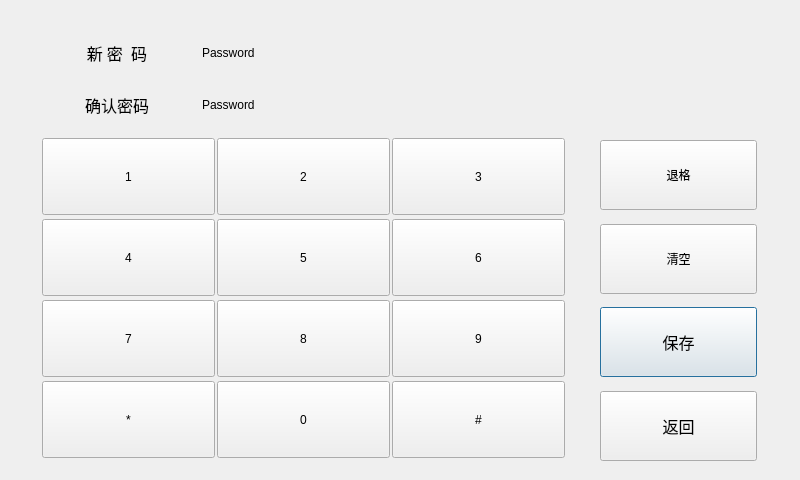
<?xml version="1.0" encoding="UTF-8"?>
<ui version="4.0">
 <class>PasswordSetDialog</class>
 <widget class="QDialog" name="PasswordSetDialog">
  <property name="geometry">
   <rect>
    <x>0</x>
    <y>0</y>
    <width>800</width>
    <height>480</height>
   </rect>
  </property>
  <property name="windowTitle">
   <string>Dialog</string>
  </property>
  <widget class="CommonPushButton" name="pushButtonPwdSetSave">
   <property name="geometry">
    <rect>
     <x>600</x>
     <y>307</y>
     <width>157</width>
     <height>70</height>
    </rect>
   </property>
   <property name="font">
    <font>
     <family>AlArabiya</family>
     <pointsize>12</pointsize>
    </font>
   </property>
   <property name="text">
    <string>保存</string>
   </property>
  </widget>
  <widget class="CommonPushButton" name="pushButtonPwdSetBack">
   <property name="geometry">
    <rect>
     <x>600</x>
     <y>140</y>
     <width>157</width>
     <height>70</height>
    </rect>
   </property>
   <property name="text">
    <string>退格</string>
   </property>
  </widget>
  <widget class="CommonPushButton" name="pushButtonPwdSetNum3">
   <property name="geometry">
    <rect>
     <x>392</x>
     <y>138</y>
     <width>173</width>
     <height>77</height>
    </rect>
   </property>
   <property name="text">
    <string>3</string>
   </property>
  </widget>
  <widget class="CommonPushButton" name="pushButtonPwdSetNum9">
   <property name="geometry">
    <rect>
     <x>392</x>
     <y>300</y>
     <width>173</width>
     <height>77</height>
    </rect>
   </property>
   <property name="text">
    <string>9</string>
   </property>
  </widget>
  <widget class="CommonPushButton" name="pushButtonPwdSetNum6">
   <property name="geometry">
    <rect>
     <x>392</x>
     <y>219</y>
     <width>173</width>
     <height>77</height>
    </rect>
   </property>
   <property name="text">
    <string>6</string>
   </property>
  </widget>
  <widget class="CommonPushButton" name="pushButtonPwdSetNum8">
   <property name="geometry">
    <rect>
     <x>217</x>
     <y>300</y>
     <width>173</width>
     <height>77</height>
    </rect>
   </property>
   <property name="text">
    <string>8</string>
   </property>
  </widget>
  <widget class="CommonPushButton" name="pushButtonPwdSetNum5">
   <property name="geometry">
    <rect>
     <x>217</x>
     <y>219</y>
     <width>173</width>
     <height>77</height>
    </rect>
   </property>
   <property name="text">
    <string>5</string>
   </property>
  </widget>
  <widget class="CommonPushButton" name="pushButtonPwdSetNum2">
   <property name="geometry">
    <rect>
     <x>217</x>
     <y>138</y>
     <width>173</width>
     <height>77</height>
    </rect>
   </property>
   <property name="text">
    <string>2</string>
   </property>
  </widget>
  <widget class="CommonPushButton" name="pushButtonPwdSetNum7">
   <property name="geometry">
    <rect>
     <x>42</x>
     <y>300</y>
     <width>173</width>
     <height>77</height>
    </rect>
   </property>
   <property name="text">
    <string>7</string>
   </property>
  </widget>
  <widget class="CommonPushButton" name="pushButtonPwdSetNum1">
   <property name="geometry">
    <rect>
     <x>42</x>
     <y>138</y>
     <width>173</width>
     <height>77</height>
    </rect>
   </property>
   <property name="text">
    <string>1</string>
   </property>
  </widget>
  <widget class="CommonPushButton" name="pushButtonPwdSetNum4">
   <property name="geometry">
    <rect>
     <x>42</x>
     <y>219</y>
     <width>173</width>
     <height>77</height>
    </rect>
   </property>
   <property name="text">
    <string>4</string>
   </property>
  </widget>
  <widget class="FMyLineEdit" name="lineEditPassword">
   <property name="geometry">
    <rect>
     <x>200</x>
     <y>27</y>
     <width>281</width>
     <height>52</height>
    </rect>
   </property>
   <property name="font">
    <font>
     <weight>50</weight>
     <italic>false</italic>
     <bold>false</bold>
    </font>
   </property>
   <property name="focusPolicy">
    <enum>Qt::ClickFocus</enum>
   </property>
   <property name="autoFillBackground">
    <bool>false</bool>
   </property>
   <property name="styleSheet">
    <string notr="true">border: 0px;
background-color: transparent;</string>
   </property>
   <property name="text">
    <string>Password</string>
   </property>
   <property name="maxLength">
    <number>16</number>
   </property>
   <property name="alignment">
    <set>Qt::AlignLeading|Qt::AlignLeft|Qt::AlignVCenter</set>
   </property>
  </widget>
  <widget class="FMyLineEdit" name="lineEditCheckPassword">
   <property name="geometry">
    <rect>
     <x>200</x>
     <y>79</y>
     <width>281</width>
     <height>52</height>
    </rect>
   </property>
   <property name="font">
    <font>
     <weight>50</weight>
     <italic>false</italic>
     <bold>false</bold>
    </font>
   </property>
   <property name="focusPolicy">
    <enum>Qt::ClickFocus</enum>
   </property>
   <property name="autoFillBackground">
    <bool>false</bool>
   </property>
   <property name="styleSheet">
    <string notr="true">border: 0px;
background-color: transparent;</string>
   </property>
   <property name="text">
    <string>Password</string>
   </property>
   <property name="maxLength">
    <number>16</number>
   </property>
   <property name="alignment">
    <set>Qt::AlignLeading|Qt::AlignLeft|Qt::AlignVCenter</set>
   </property>
  </widget>
  <widget class="CommonPushButton" name="pushButtonPwdSetClear">
   <property name="geometry">
    <rect>
     <x>600</x>
     <y>224</y>
     <width>157</width>
     <height>70</height>
    </rect>
   </property>
   <property name="text">
    <string>清空</string>
   </property>
  </widget>
  <widget class="CommonPushButton" name="pushButtonPwdSetNum0">
   <property name="geometry">
    <rect>
     <x>217</x>
     <y>381</y>
     <width>173</width>
     <height>77</height>
    </rect>
   </property>
   <property name="text">
    <string>0</string>
   </property>
  </widget>
  <widget class="QLabel" name="label">
   <property name="geometry">
    <rect>
     <x>40</x>
     <y>27</y>
     <width>154</width>
     <height>52</height>
    </rect>
   </property>
   <property name="font">
    <font>
     <family>AlArabiya</family>
     <pointsize>12</pointsize>
    </font>
   </property>
   <property name="styleSheet">
    <string notr="true"/>
   </property>
   <property name="text">
    <string>新 密  码</string>
   </property>
   <property name="alignment">
    <set>Qt::AlignCenter</set>
   </property>
  </widget>
  <widget class="QLabel" name="label_3">
   <property name="geometry">
    <rect>
     <x>40</x>
     <y>79</y>
     <width>154</width>
     <height>52</height>
    </rect>
   </property>
   <property name="font">
    <font>
     <family>AlArabiya</family>
     <pointsize>12</pointsize>
    </font>
   </property>
   <property name="styleSheet">
    <string notr="true"/>
   </property>
   <property name="text">
    <string>确认密码</string>
   </property>
   <property name="alignment">
    <set>Qt::AlignCenter</set>
   </property>
  </widget>
  <widget class="QFrame" name="framePasswordSetting">
   <property name="geometry">
    <rect>
     <x>36</x>
     <y>27</y>
     <width>540</width>
     <height>104</height>
    </rect>
   </property>
   <property name="frameShape">
    <enum>QFrame::NoFrame</enum>
   </property>
   <property name="frameShadow">
    <enum>QFrame::Raised</enum>
   </property>
  </widget>
  <widget class="CommonPushButton" name="pushButtonPwdSetReturn">
   <property name="geometry">
    <rect>
     <x>600</x>
     <y>391</y>
     <width>157</width>
     <height>70</height>
    </rect>
   </property>
   <property name="font">
    <font>
     <family>AlArabiya</family>
     <pointsize>12</pointsize>
    </font>
   </property>
   <property name="text">
    <string>返回</string>
   </property>
  </widget>
  <widget class="CommonPushButton" name="pushButtonPwdSetDot">
   <property name="geometry">
    <rect>
     <x>42</x>
     <y>381</y>
     <width>173</width>
     <height>77</height>
    </rect>
   </property>
   <property name="text">
    <string>*</string>
   </property>
  </widget>
  <widget class="CommonPushButton" name="pushButtonPwdSetShop">
   <property name="geometry">
    <rect>
     <x>392</x>
     <y>381</y>
     <width>173</width>
     <height>77</height>
    </rect>
   </property>
   <property name="text">
    <string>#</string>
   </property>
  </widget>
  <zorder>framePasswordSetting</zorder>
  <zorder>pushButtonPwdSetSave</zorder>
  <zorder>pushButtonPwdSetBack</zorder>
  <zorder>pushButtonPwdSetNum3</zorder>
  <zorder>pushButtonPwdSetNum9</zorder>
  <zorder>pushButtonPwdSetNum6</zorder>
  <zorder>pushButtonPwdSetNum8</zorder>
  <zorder>pushButtonPwdSetNum5</zorder>
  <zorder>pushButtonPwdSetNum2</zorder>
  <zorder>pushButtonPwdSetNum7</zorder>
  <zorder>pushButtonPwdSetNum1</zorder>
  <zorder>pushButtonPwdSetNum4</zorder>
  <zorder>lineEditPassword</zorder>
  <zorder>lineEditCheckPassword</zorder>
  <zorder>pushButtonPwdSetClear</zorder>
  <zorder>pushButtonPwdSetNum0</zorder>
  <zorder>label</zorder>
  <zorder>label_3</zorder>
  <zorder>pushButtonPwdSetReturn</zorder>
  <zorder>pushButtonPwdSetDot</zorder>
  <zorder>pushButtonPwdSetShop</zorder>
 </widget>
 <customwidgets>
  <customwidget>
   <class>CommonPushButton</class>
   <extends>QPushButton</extends>
   <header>commonpushbutton.h</header>
  </customwidget>
  <customwidget>
   <class>FMyLineEdit</class>
   <extends>QLineEdit</extends>
   <header>fmylineedit.h</header>
  </customwidget>
 </customwidgets>
 <tabstops>
  <tabstop>lineEditPassword</tabstop>
  <tabstop>lineEditCheckPassword</tabstop>
  <tabstop>pushButtonPwdSetNum1</tabstop>
  <tabstop>pushButtonPwdSetNum2</tabstop>
  <tabstop>pushButtonPwdSetNum3</tabstop>
  <tabstop>pushButtonPwdSetNum4</tabstop>
  <tabstop>pushButtonPwdSetNum5</tabstop>
  <tabstop>pushButtonPwdSetBack</tabstop>
  <tabstop>pushButtonPwdSetNum6</tabstop>
  <tabstop>pushButtonPwdSetNum7</tabstop>
  <tabstop>pushButtonPwdSetNum8</tabstop>
  <tabstop>pushButtonPwdSetNum9</tabstop>
  <tabstop>pushButtonPwdSetNum0</tabstop>
  <tabstop>pushButtonPwdSetClear</tabstop>
  <tabstop>pushButtonPwdSetSave</tabstop>
 </tabstops>
 <resources/>
 <connections/>
</ui>
